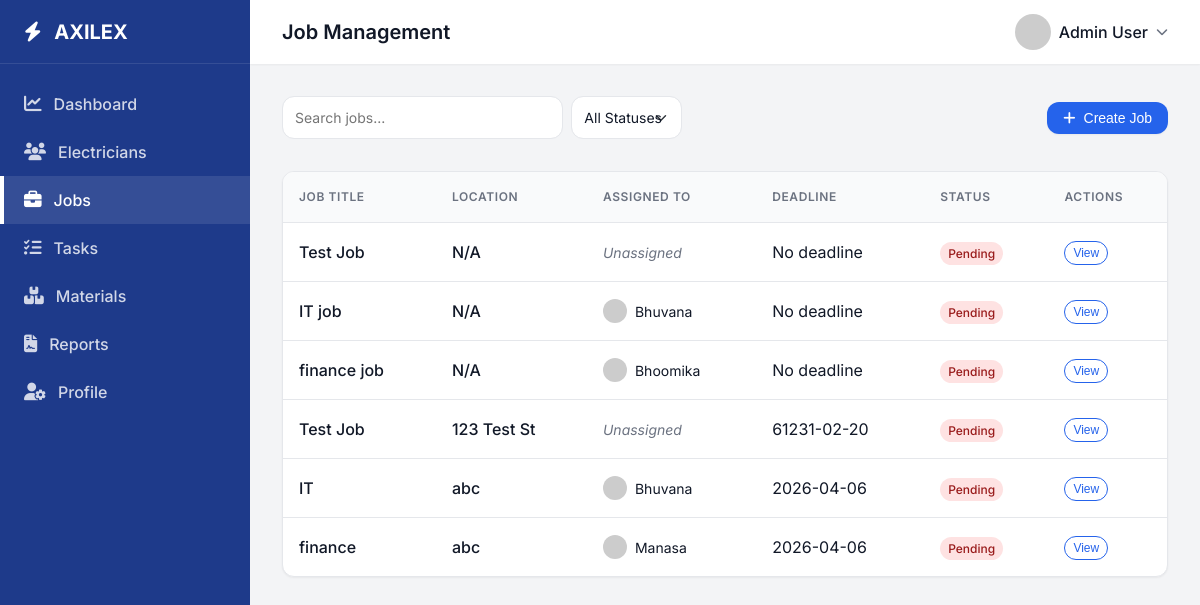
The app's page /jobs (signed in) with its own data.
### tables this page shows
CREATE TABLE Jobs (
            id INTEGER PRIMARY KEY AUTOINCREMENT,
            title TEXT NOT NULL,
            description TEXT,
            assigned_electrician_id INTEGER,
            status TEXT DEFAULT 'Pending', location TEXT, deadline TEXT,
            FOREIGN KEY (assigned_electrician_id) REFERENCES Electricians (id)
        );

CREATE TABLE Electricians (
            id INTEGER PRIMARY KEY AUTOINCREMENT,
            name TEXT NOT NULL,
            phone TEXT,
            email TEXT,
            status TEXT DEFAULT 'Available'
        );

### app.py (the view, shortened to what this page needs)
@app.route('/jobs', methods=['GET', 'POST'])
def jobs():
    if 'user_id' not in session:
        return redirect(url_for('login'))
    conn = get_db_connection()
    jobs = conn.execute('''
        SELECT Jobs.*, Electricians.name as electrician_name
        FROM Jobs
        LEFT JOIN Electricians ON Jobs.assigned_electrician_id = Electricians.id
    ''').fetchall()
    electricians = conn.execute('SELECT id, name FROM Electricians').fetchall()
    conn.close()
    return render_template('jobs.html', jobs=jobs, electricians=electricians)

### app.py (called while the page is built)
def get_db_connection():
    conn = sqlite3.connect(DB_PATH)
    conn.row_factory = sqlite3.Row
    return conn

### templates/jobs.html (shortened to what this page needs)
<!DOCTYPE html>
<html lang="en">
<head>
    <link rel="stylesheet" href="/static/css/styles.css">
    <link rel="stylesheet" href="https://cdnjs.cloudflare.com/ajax/libs/font-awesome/6.4.0/css/all.min.css">
</head>
<body>
    <div class="dashboard-layout">
        <aside class="sidebar">
            <div class="sidebar-header" style="justify-content: space-between;">
                <div><i class="fa-solid fa-bolt" style="margin-right: 0.5rem;"></i> AXILEX</div>
            </div>
            <nav class="sidebar-nav">
                <a href="/dashboard" class="sidebar-link">
                    <i class="fa-solid fa-chart-line"></i> Dashboard
                </a>
                <a href="/electricians" class="sidebar-link">
                    <i class="fa-solid fa-users"></i> Electricians
                </a>
                <a href="/jobs" class="sidebar-link active">
                    <i class="fa-solid fa-briefcase"></i> Jobs
                </a>
                <a href="/tasks" class="sidebar-link">
                    <i class="fa-solid fa-list-check"></i> Tasks
                </a>
                <a href="/materials" class="sidebar-link">
                    <i class="fa-solid fa-boxes-stacked"></i> Materials
                </a>
                <a href="/reporter" class="sidebar-link">
                    <i class="fa-solid fa-file-contract"></i> Reports
                </a>
                <a href="/profile" class="sidebar-link">
                    <i class="fa-solid fa-user-gear"></i> Profile
                </a>
            </nav>
        </aside>
        <main class="main-content">
            <header class="topbar">
                <div class="flex items-center gap-2">
                    <h2 style="margin: 0; font-size: 1.25rem;">Job Management</h2>
                </div>
                <div class="topbar-right">
                    <div class="user-profile">
                        <img src="https://ui-avatars.com/api/?name=Admin+User&background=DBEAFE&color=1E3A8A" alt="Profile" style="width: 36px; height: 36px; border-radius: 50%;">
                        <span>Admin User</span>
                        <i class="fa-solid fa-chevron-down" style="font-size: 0.75rem; color: var(--text-light);"></i>
                    </div>
                </div>
            </header>
            <div class="content-area">
                <div class="flex justify-between items-center mb-4">
                    <div class="flex gap-1" style="width: 400px;">
                        <input type="text" class="form-control" placeholder="Search jobs...">
                        <select class="form-control form-select" style="width: 150px;">
                            <option value="">All Statuses</option>
                        </select>
                    </div>
                    <button id="createJobBtn" class="btn btn-primary"><i class="fa-solid fa-plus" style="margin-right: 0.5rem;"></i> Create Job</button>
                </div>
                <div class="table-container">
                    <table class="table">
                        <thead>
                            <tr>
                                <th>Job Title</th>
                                <th>Location</th>
                                <th>Assigned To</th>
                                <th>Deadline</th>
                                <th>Status</th>
                                <th>Actions</th>
                            </tr>
                        </thead>
                        <tbody>
                            {% for job in jobs %}
                            <tr>
                                <td style="font-weight: 500;">{{ job.title }}</td>
                                <td style="color: var(--text-dark); font-weight: 500;">{{ job.location or 'N/A' }}</td>
                                <td>
                                    {% if job.electrician_name %}
                                    <div class="flex items-center gap-1">
                                        <img src="https://ui-avatars.com/api/?name={{ job.electrician_name|urlencode }}&background=random" style="width: 24px; height: 24px; border-radius: 50%;">
                                        <span style="font-size: 0.875rem;">{{ job.electrician_name }}</span>
                                    </div>
                                    {% else %}
                                    <span style="font-size: 0.875rem; color: var(--text-light); font-style: italic;">Unassigned</span>
                                    {% endif %}
                                </td>
                                <td>{{ job.deadline or 'No deadline' }}</td>
                                <td>
                                    {% if job.status == 'Completed' %}
                                    <span class="badge badge-success">Completed</span>
                                    {% elif job.status == 'In Progress' %}
                                    <span class="badge badge-warning">In Progress</span>
                                    {% else %}
                                    <span class="badge badge-danger">{{ job.status }}</span>
                                    {% endif %}
                                </td>
                                <td>
                                    <button class="btn btn-outline" style="padding: 0.25rem 0.5rem; font-size: 0.75rem;">View</button>
                                </td>
                            </tr>
                            {% else %}
                            <tr>
                                <td colspan="6" class="text-center">No jobs found.</td>
                            </tr>
                            {% endfor %}
                        </tbody>
                    </table>
                </div>
            </div>
        </main>
    </div>
</body>
</html>

### records on screen
Jobs: title "Test Job", location "N/A", shows "Unassigned", deadline "No deadline", status "Pending"
Jobs: title "IT job", location "N/A", electrician_name "Bhuvana", deadline "No deadline", status "Pending"
Jobs: title "finance job", location "N/A", electrician_name "Bhoomika", deadline "No deadline", status "Pending"
Jobs: title "Test Job", location "123 Test St", shows "Unassigned", deadline "61231-02-20", status "Pending"
Jobs: title "IT", location "abc", electrician_name "Bhuvana", deadline "2026-04-06", status "Pending"
Jobs: title "finance", location "abc", electrician_name "Manasa", deadline "2026-04-06", status "Pending"
